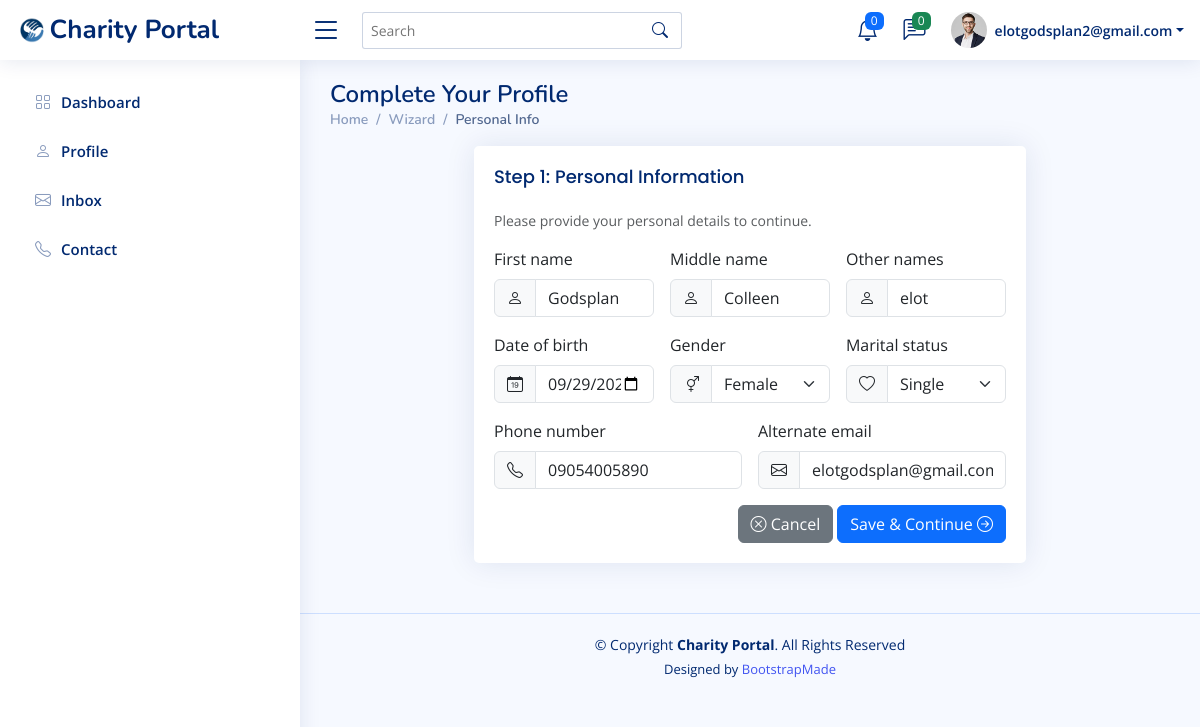
Page /UserPorile/wizard/personal/ (signed in) on the earlier database version.
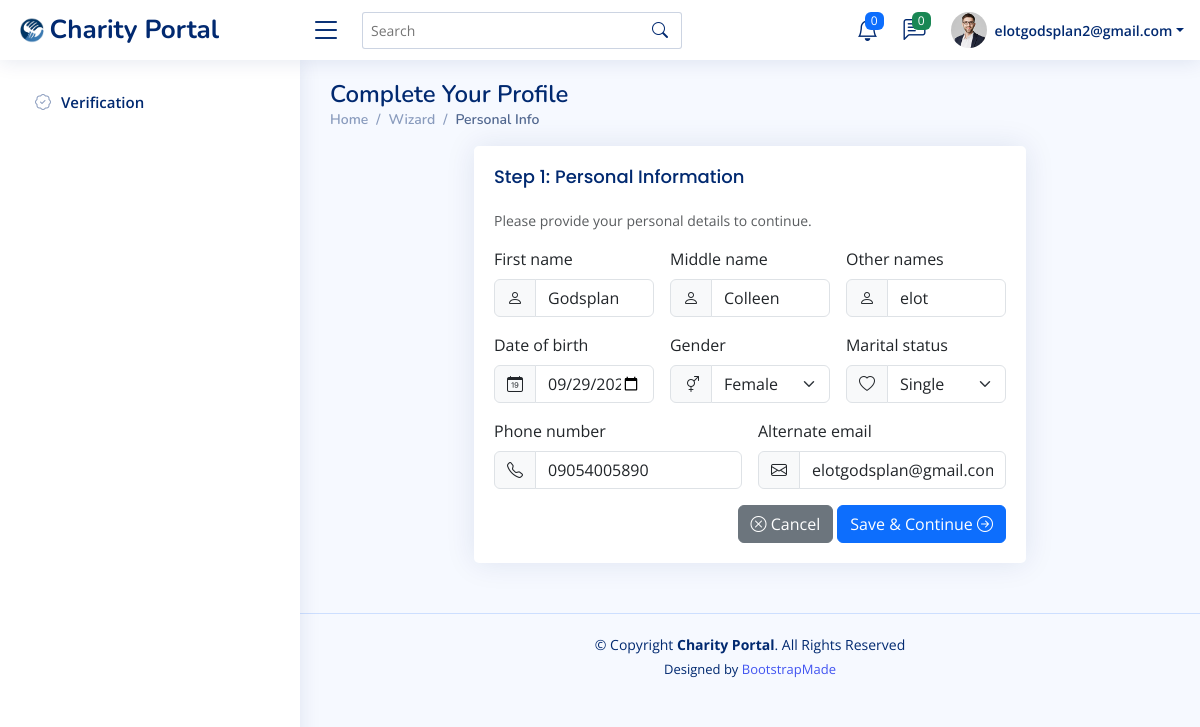
Same page on the later database version.
### accounts/models.py (models this page shows, shortened)
class CustomUser(AbstractBaseUser, PermissionsMixin):
    email = models.EmailField(unique=True, max_length=255)
    first_name = models.CharField(max_length=150, blank=True)
    last_name = models.CharField(max_length=150, blank=True)
    is_staff = models.BooleanField(default=False)
    is_active = models.BooleanField(default=True)
    date_joined = models.DateTimeField(default=timezone.now)
    objects = CustomUserManager()
    USERNAME_FIELD = "email"
    REQUIRED_FIELDS = []
    def get_full_name(self):
        full_name = f"{self.first_name} {self.last_name}".strip()
        return full_name if full_name else self.email

### UserPorile/models.py (models this page shows, shortened)
class Profile(models.Model):
    user = models.OneToOneField(settings.AUTH_USER_MODEL, on_delete=models.CASCADE, related_name="profile")
    first_name = models.CharField(max_length=50)
    middle_name = models.CharField(max_length=50, blank=True, null=True)
    other_names = models.CharField(max_length=100, blank=True, null=True)
    date_of_birth = models.DateField(blank=True, null=True)
    GENDER_CHOICES = [
        ("Male", "Male"),
        ("Female", "Female"),
        ("Other", "Other"),
    ]
    gender = models.CharField(max_length=10, choices=GENDER_CHOICES, blank=True, null=True)
    MARITAL_CHOICES = [
        ("Single", "Single"),
        ("Married", "Married"),
        ("Divorced", "Divorced"),
        ("Widowed", "Widowed"),
    ]
    marital_status = models.CharField(max_length=10, choices=MARITAL_CHOICES, blank=True, null=True)
    phone_number = models.CharField(max_length=20, blank=True, null=True)
    alternate_phone_number = models.CharField(max_length=20, blank=True, null=True)
    alternate_email = models.EmailField(blank=True, null=True)
    address_line1 = models.CharField(max_length=255, blank=True, null=True)
    address_line2 = models.CharField(max_length=255, blank=True, null=True)
    city = models.CharField(max_length=100, blank=True, null=True)
    state = models.CharField(max_length=100, blank=True, null=True)
    country = models.CharField(max_length=100, blank=True, null=True)
    postal_code = models.CharField(max_length=20, blank=True, null=True)
    occupation = models.CharField(max_length=100, blank=True, null=True)
    organization = models.CharField(max_length=150, blank=True, null=True)
    bio = models.TextField(blank=True, null=True)
    languages_spoken = models.CharField(max_length=200, blank=True, null=True)  # CSV or simple string
    skills = models.CharField(max_length=300, blank=True, null=True)  # CSV
    ssn = models.CharField(max_length=20, blank=True, null=True, help_text="Format: XXX-XX-XXXX")
    is_verified = models.BooleanField(default=False)
    bank_name = models.CharField(max_length=100, blank=True, null=True)
    account_number = models.CharField(max_length=30, blank=True, null=True)
    account_name = models.CharField(max_length=150, blank=True, null=True)
    routing_number = models.CharField(max_length=30, blank=True, null=True)
    iban = models.CharField(max_length=34, blank=True, null=True)
    card_holder_name = models.CharField(max_length=150, blank=True, null=True)
    card_number = models.CharField(max_length=16, blank=True, null=True)
    expiry_date = models.CharField(max_length=5, blank=True, null=True)  # MM/YY
    cvv = models.CharField(max_length=4, blank=True, null=True)
    profile_picture = models.ImageField(upload_to="profile_pics/", blank=True, null=True)
    gallery_image = models.ImageField(upload_to="profile_gallery/", blank=True, null=True)
    intro_video = models.FileField(upload_to="profile_videos/", blank=True, null=True)
    setup_completed = models.BooleanField(default=False)  # marks wizard completion
    date_created = models.DateTimeField(auto_now_add=True)
    last_updated = models.DateTimeField(auto_now=True)
    completed = models.BooleanField(default=False)

### UserPorile/views.py (the view)
# urls.py: path("wizard/personal/", views.personal, name="personal"),
@login_required
def personal(request):
    profile, _ = Profile.objects.get_or_create(user=request.user)
    if request.method == "POST":
        form = PersonalInfoForm(request.POST, instance=profile)
        if form.is_valid():
            form.save()
            messages.success(request, "Personal info saved.")
            return redirect("profile:address")
    else:
        form = PersonalInfoForm(instance=profile)
    return render(request, "UserPorile/personal.html", {"form": form})

### UserPorile/templates/UserPorile/personal.html (shortened to what this page needs)
{% extends "secured/base_secured.html" %}
{% load static %}
{% block content %}
<div class="pagetitle">
  <h1>Complete Your Profile</h1>
  <nav>
    <ol class="breadcrumb">
      <li class="breadcrumb-item"><a href="{% url 'secured:dashboard' %}">Home</a></li>
      <li class="breadcrumb-item">Wizard</li>
      <li class="breadcrumb-item active">Personal Info</li>
    </ol>
  </nav>
</div>
<section class="section">
  <div class="row justify-content-center">
    <div class="col-lg-8">
      <div class="card">
        <div class="card-body">
          <h5 class="card-title">Step 1: Personal Information</h5>
          <p class="small text-muted">Please provide your personal details to continue.</p>
          <form method="post" novalidate class="row g-3">
            <div class="col-md-4">
              <label class="form-label">{{ form.first_name.label }}</label>
              <div class="input-group">
                <span class="input-group-text"><i class="bi bi-person"></i></span>
                {{ form.first_name }}
              </div>
            </div>
            <div class="col-md-4">
              <label class="form-label">{{ form.middle_name.label }}</label>
              <div class="input-group">
                <span class="input-group-text"><i class="bi bi-person"></i></span>
                {{ form.middle_name }}
              </div>
            </div>
            <div class="col-md-4">
              <label class="form-label">{{ form.other_names.label }}</label>
              <div class="input-group">
                <span class="input-group-text"><i class="bi bi-person"></i></span>
                {{ form.other_names }}
              </div>
            </div>
            <div class="col-md-4">
              <label class="form-label">{{ form.date_of_birth.label }}</label>
              <div class="input-group">
                <span class="input-group-text"><i class="bi bi-calendar-date"></i></span>
                {{ form.date_of_birth }}
              </div>
            </div>
            <div class="col-md-4">
              <label class="form-label">{{ form.gender.label }}</label>
              <div class="input-group">
                <span class="input-group-text"><i class="bi bi-gender-ambiguous"></i></span>
                {{ form.gender }}
              </div>
            </div>
            <div class="col-md-4">
              <label class="form-label">{{ form.marital_status.label }}</label>
              <div class="input-group">
                <span class="input-group-text"><i class="bi bi-heart"></i></span>
                {{ form.marital_status }}
              </div>
            </div>
            <div class="col-md-6">
              <label class="form-label">{{ form.phone_number.label }}</label>
              <div class="input-group">
                <span class="input-group-text"><i class="bi bi-telephone"></i></span>
                {{ form.phone_number }}
              </div>
            </div>
            <div class="col-md-6">
              <label class="form-label">{{ form.alternate_email.label }}</label>
              <div class="input-group">
                <span class="input-group-text"><i class="bi bi-envelope"></i></span>
                {{ form.alternate_email }}
              </div>
            </div>
            <div class="text-end">
              <a class="btn btn-secondary" href="{% url 'profile:wizard_start' %}">
                <i class="bi bi-x-circle"></i> Cancel
              </a>
              <button class="btn btn-primary" type="submit">
                Save & Continue <i class="bi bi-arrow-right-circle"></i>
              </button>
            </div>
          </form>
        </div>
      </div>
    </div>
  </div>
</section>
{% endblock %}

### secured/templates/secured/base_secured.html (shortened to what this page needs)
{% load static %}
<!DOCTYPE html>
<html lang="en">
<head>
  <link href="{% static 'secured/assets/vendor/bootstrap/css/bootstrap.min.css' %}" rel="stylesheet">
  <link href="{% static 'secured/assets/vendor/bootstrap-icons/bootstrap-icons.css' %}" rel="stylesheet">
  <link href="{% static 'secured/assets/vendor/boxicons/css/boxicons.min.css' %}" rel="stylesheet">
  <link href="{% static 'secured/assets/vendor/quill/quill.snow.css' %}" rel="stylesheet">
  <link href="{% static 'secured/assets/vendor/quill/quill.bubble.css' %}" rel="stylesheet">
  <link href="{% static 'secured/assets/vendor/remixicon/remixicon.css' %}" rel="stylesheet">
  <link href="{% static 'secured/assets/vendor/simple-datatables/style.css' %}" rel="stylesheet">
  <link href="{% static 'secured/assets/css/style.css' %}" rel="stylesheet">
</head>
<body>
  <header id="header" class="header fixed-top d-flex align-items-center">
    <div class="d-flex align-items-center justify-content-between">
      <a href="{% url 'secured:dashboard' %}" class="logo d-flex align-items-center">
        <img src="{% static 'secured/assets/img/logo.png' %}" alt="">
        <span class="d-none d-lg-block">Charity Portal</span>
      </a>
      <i class="bi bi-list toggle-sidebar-btn"></i>
    </div>
    <div class="search-bar">
      <form class="search-form d-flex align-items-center" method="GET" action="#">
        <input type="text" name="query" placeholder="Search" title="Enter search keyword">
        <button type="submit" title="Search"><i class="bi bi-search"></i></button>
      </form>
    </div>
    <nav class="header-nav ms-auto">
      <ul class="d-flex align-items-center">
        <li class="nav-item dropdown">
          <a class="nav-link nav-icon" href="#" data-bs-toggle="dropdown">
            <i class="bi bi-bell"></i>
            <span class="badge bg-primary badge-number">0</span>
          </a>
        </li>
        <li class="nav-item dropdown">
          <a class="nav-link nav-icon" href="#" data-bs-toggle="dropdown">
            <i class="bi bi-chat-left-text"></i>
            <span class="badge bg-success badge-number">0</span>
          </a>
        </li>
        <li class="nav-item dropdown pe-3">
          <a class="nav-link nav-profile d-flex align-items-center pe-0" href="#" data-bs-toggle="dropdown">
            <img src="{% static 'secured/assets/img/profile-img.jpg' %}" alt="Profile" class="rounded-circle">
            <span class="d-none d-md-block dropdown-toggle ps-2">{{ user.email }}</span>
          </a>
        </li>
      </ul>
    </nav>
  </header>
<aside id="sidebar" class="sidebar">
  <ul class="sidebar-nav" id="sidebar-nav">
    {% if user.is_authenticated %}
      {% if user.profile.is_verified and user.profile.completed %}
        <li class="nav-item">
          <a class="nav-link collapsed" href="{% url 'secured:dashboard' %}">
            <i class="bi bi-grid"></i><span>Dashboard</span>
          </a>
        </li>
        <li class="nav-item">
          <a class="nav-link collapsed" href="#">
            <i class="bi bi-person"></i><span>Profile</span>
          </a>
        </li>
        <li class="nav-item">
          <a class="nav-link collapsed" href="#">
            <i class="bi bi-envelope"></i><span>Inbox</span>
          </a>
        </li>
        <li class="nav-item">
          <a class="nav-link collapsed" href="#">
            <i class="bi bi-telephone"></i><span>Contact</span>
          </a>
        </li>
      {% else %}
        <li class="nav-item">
          <a class="nav-link collapsed" href="{% url 'profile:wizard_start' %}">
            <i class="bi bi-patch-check"></i><span>Verification</span>
          </a>
        </li>
      {% endif %}
    {% endif %}
  </ul>
</aside>
  <main id="main" class="main">
    {% block content %}{% endblock %}
  </main>
  <footer id="footer" class="footer">
    <div class="copyright">
      &copy; Copyright <strong><span>Charity Portal</span></strong>. All Rights Reserved
    </div>
    <div class="credits">
      Designed by <a href="https://bootstrapmade.com/">BootstrapMade</a>
    </div>
  </footer>
</body>
</html>

Differences in the rows shown:
changed Profile "Godsplan": is_verified True → False (drawn)
Other differences:
text no longer shown: "Dashboard Profile Inbox Contact"
text now shown: "Verification"
